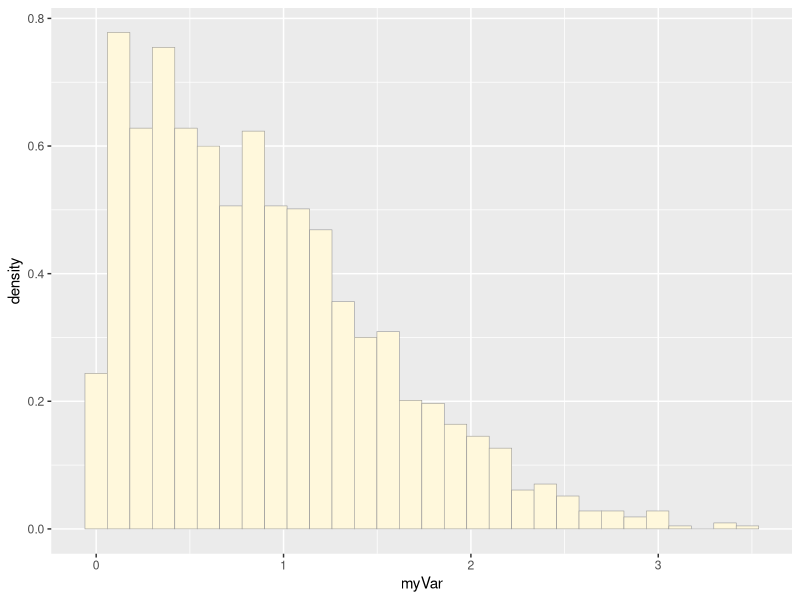
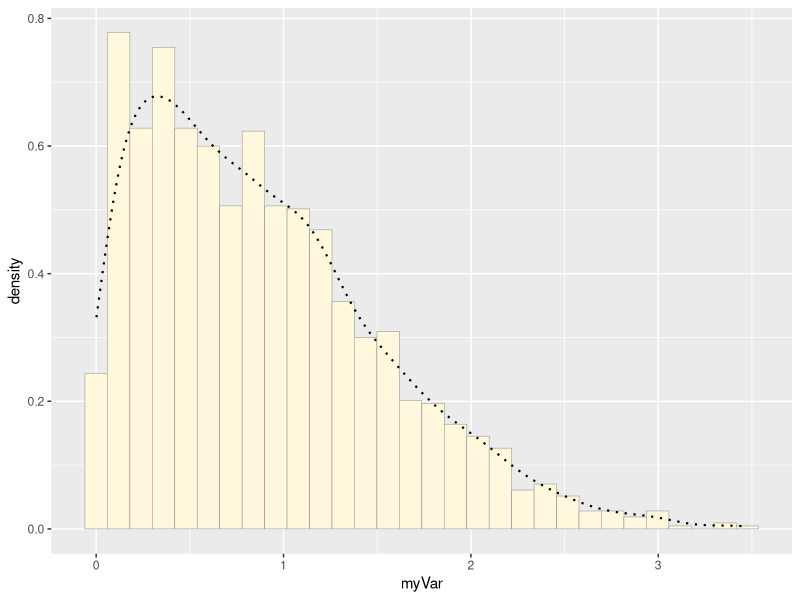
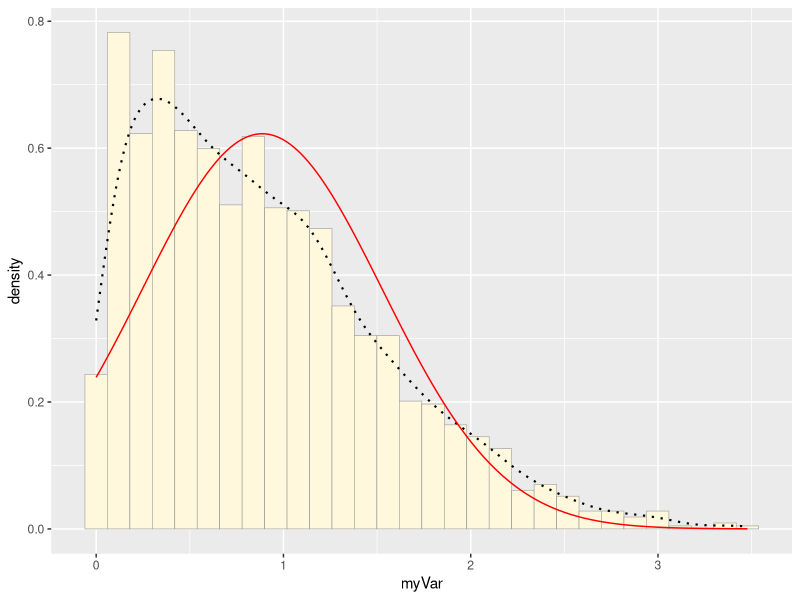
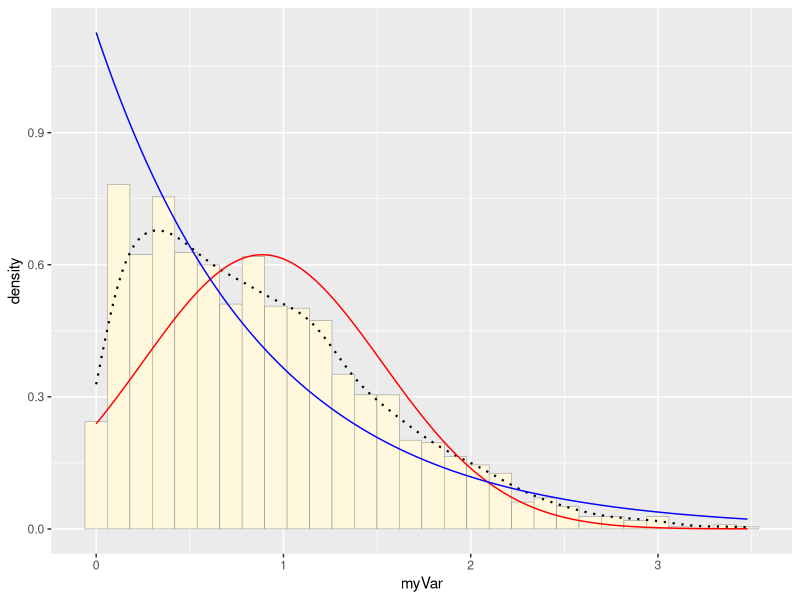
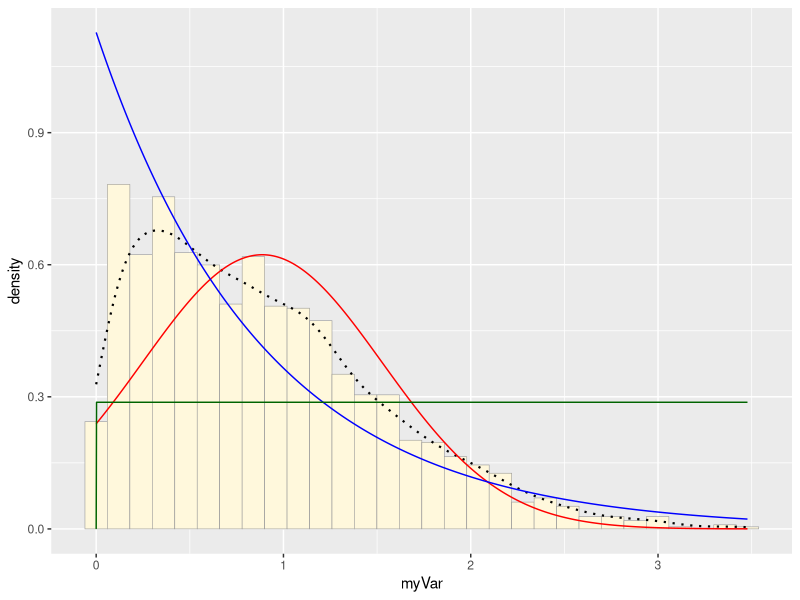
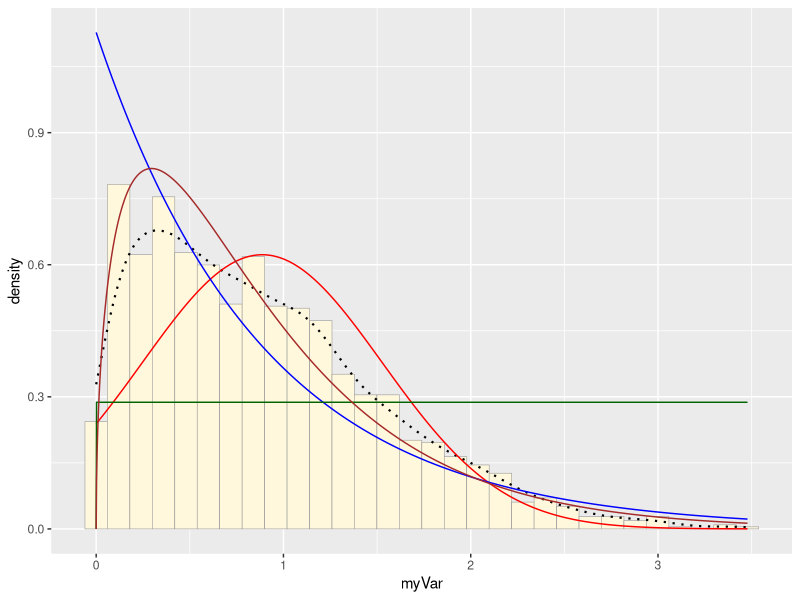
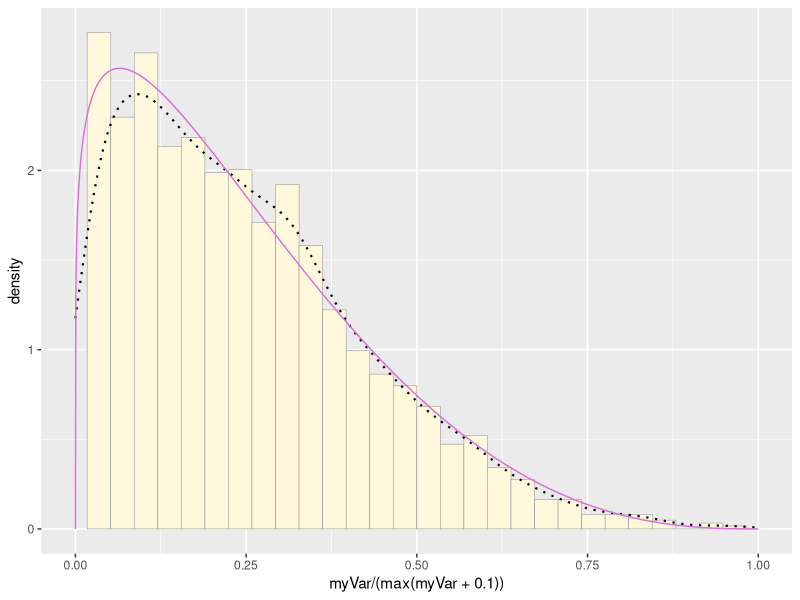
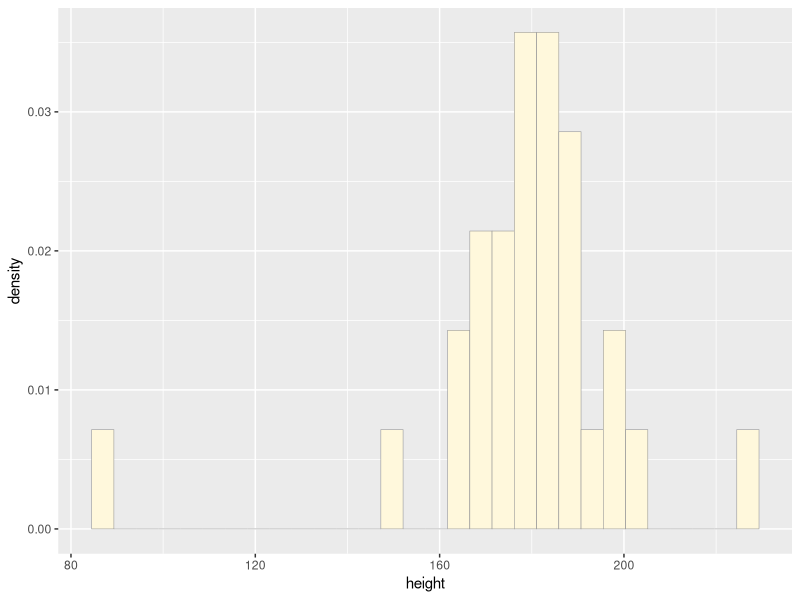

Source code (R) for these figures, in order:
## ---- chunk 1
knitr::opts_chunk$set(echo = TRUE)
## ---- chunk 2
#open libraries
library(ggplot2) 
library(MASS) 

#read in data vector
z <- rnorm(n=3000,mean=0.2)
z <- data.frame(1:3000,z)
names(z) <- list("ID","myVar")
z <- z[z$myVar>0,]
str(z)
summary(z$myVar)

#plot histogram 
p1 <- ggplot(data=z, aes(x=myVar, y=..density..)) +
  geom_histogram(color="grey60",fill="cornsilk",linewidth=0.2) 
print(p1)

#add empirical density curve 
p1 <-  p1 +  geom_density(linetype="dotted",size=0.75)
print(p1)

#get maximum likelihood parameters for normal
normPars <- fitdistr(z$myVar,"normal")
print(normPars)
str(normPars)
normPars$estimate["mean"] 

#plot normal probability density
meanML <- normPars$estimate["mean"]
sdML <- normPars$estimate["sd"]

xval <- seq(0,max(z$myVar),len=length(z$myVar))

 stat <- stat_function(aes(x = xval, y = ..y..), fun = dnorm, colour="red", n = length(z$myVar), args = list(mean = meanML, sd = sdML))
 p1 + stat

#plot exponential probability density
expoPars <- fitdistr(z$myVar,"exponential")
rateML <- expoPars$estimate["rate"]

stat2 <- stat_function(aes(x = xval, y = ..y..), fun = dexp, colour="blue", n = length(z$myVar), args = list(rate=rateML))
 p1 + stat + stat2
 
#plot uniform probability density
stat3 <- stat_function(aes(x = xval, y = ..y..), fun = dunif, colour="darkgreen", n = length(z$myVar), args = list(min=min(z$myVar), max=max(z$myVar)))
 p1 + stat + stat2 + stat3
 
#plot gamma probability density
gammaPars <- fitdistr(z$myVar,"gamma")
shapeML <- gammaPars$estimate["shape"]
rateML <- gammaPars$estimate["rate"]

stat4 <- stat_function(aes(x = xval, y = ..y..), fun = dgamma, colour="brown", n = length(z$myVar), args = list(shape=shapeML, rate=rateML))
 p1 + stat + stat2 + stat3 + stat4
 
#plot beta probability density
pSpecial <- ggplot(data=z, aes(x=myVar/(max(myVar + 0.1)), y=..density..)) +
  geom_histogram(color="grey60",fill="cornsilk",size=0.2) + 
  xlim(c(0,1)) +
  geom_density(size=0.75,linetype="dotted")

betaPars <- fitdistr(x=z$myVar/max(z$myVar + 0.1),start=list(shape1=1,shape2=2),"beta")
shape1ML <- betaPars$estimate["shape1"]
shape2ML <- betaPars$estimate["shape2"]

statSpecial <- stat_function(aes(x = xval, y = ..y..), fun = dbeta, colour="orchid", n = length(z$myVar), args = list(shape1=shape1ML,shape2=shape2ML))
pSpecial + statSpecial
 
## ---- chunk 3
#prepare our data
library(tidyverse)
z0 <- data.frame(starwars)
z <- na.omit(z0)
#view(z)
str(z)
summary(z)

#plot histogram
p1 <- ggplot(data=z, aes(x=height, y=..density..)) +
  geom_histogram(color="grey60",fill="cornsilk",linewidth=0.2) 
print(p1)

#add empirical density curve 
p1 <-  p1 +  geom_density(linetype="dotted",size=0.75)
print(p1)

#get maximum likelihood parameters for normal
normPars <- fitdistr(z$height,"normal")
print(normPars)
str(normPars)
normPars$estimate["mean"] 

#plot normal probability density
meanML <- normPars$estimate["mean"]
sdML <- normPars$estimate["sd"]

xval <- seq(0,max(z$height),len=length(z$height))

 stat <- stat_function(aes(x = xval, y = ..y..), fun = dnorm, colour="red", n = length(z$height), args = list(mean = meanML, sd = sdML))
 p1 + stat

#plot exponential probability density
expoPars <- fitdistr(z$height,"exponential")
rateML <- expoPars$estimate["rate"]

stat2 <- stat_function(aes(x = xval, y = ..y..), fun = dexp, colour="blue", n = length(z$height), args = list(rate=rateML))
 p1 + stat + stat2
 
#plot uniform probability density
stat3 <- stat_function(aes(x = xval, y = ..y..), fun = dunif, colour="darkgreen", n = length(z$height), args = list(min=min(z$height), max=max(z$height)))
 p1 + stat + stat2 + stat3
 
#plot gamma probability density
gammaPars <- fitdistr(z$height,"gamma")
shapeML <- gammaPars$estimate["shape"]
rateML <- gammaPars$estimate["rate"]

stat4 <- stat_function(aes(x = xval, y = ..y..), fun = dgamma, colour="brown", n = length(z$height), args = list(shape=shapeML, rate=rateML))
 p1 + stat + stat2 + stat3 + stat4
 
#plot beta probability density
pSpecial <- ggplot(data=z, aes(x=height/(max(height + 0.1)))) +
  geom_histogram(color="grey60",fill="cornsilk",size=0.2) + 
  xlim(c(0,1)) +
  geom_density(size=0.75,linetype="dotted")

betaPars <- fitdistr(x=z$height/max(z$height + 0.1),start=list(shape1=1,shape2=2),"beta")
shape1ML <- betaPars$estimate["shape1"]
shape2ML <- betaPars$estimate["shape2"]

statSpecial <- stat_function(aes(x = xval, y = ..y..), fun = dbeta, colour="orchid", n = length(z$height), args = list(shape1=shape1ML,shape2=shape2ML))
pSpecial + statSpecial

## ---- chunk 4
###Simulated Data
library(ggplot2) 
library(MASS)
d <- rnorm(n=29,mean=178.66)
d <- data.frame(1:29,d)
names(d) <- list("ID","height")
d <- d[d$height>0,]
str(d)
summary(d$height)

#plot histogram
p1 <- ggplot(data=d, aes(x=height, y=..density..)) +
  geom_histogram(color="grey60",fill="cornsilk",linewidth=0.2) 
print(p1)

#add empirical density curve 
p1 <-  p1 +  geom_density(linetype="dotted",size=0.75)
print(p1)

###Original Data
library(tidyverse)
z0 <- data.frame(starwars)
z <- na.omit(z0)
#view(z)
str(z)
summary(z)

#plot histogram
p1 <- ggplot(data=z, aes(x=height, y=..density..)) +
  geom_histogram(color="grey60",fill="cornsilk",linewidth=0.2) 
print(p1)

#add empirical density curve 
p1 <-  p1 +  geom_density(linetype="dotted",size=0.75)
print(p1)
